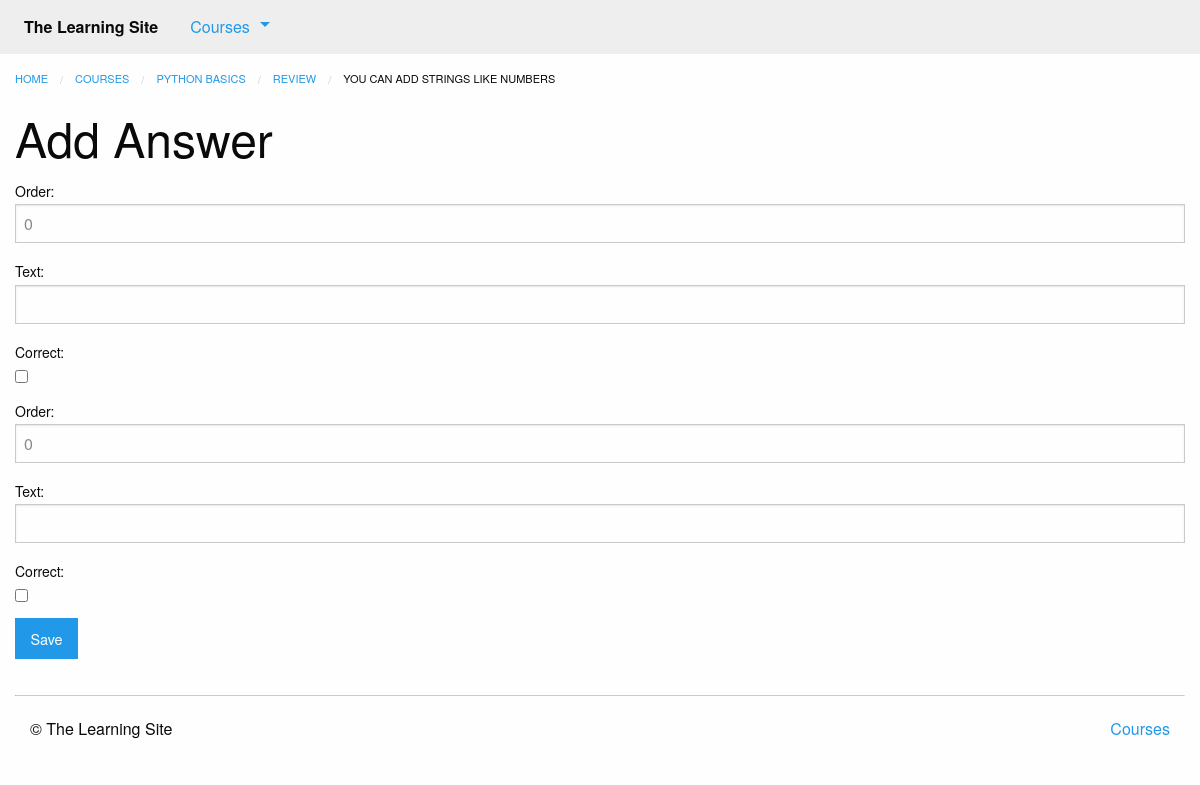
Page /courses/1/create_answer/ (signed in) on the committed database.
### courses/models.py (models this page shows, shortened)
class Question(models.Model):
    quiz = models.ForeignKey(Quiz, on_delete=models.CASCADE)  # quiz属性是外键,主键是Question的id/pk
    order = models.IntegerField(default=0)
    prompt = models.TextField()
    class Meta:
        ordering = ['order', ]
    def __str__(self):
        return self.prompt

class Step(models.Model):
    title = models.CharField(max_length=255)
    description = models.TextField()
    order = models.IntegerField(default=0)
    course = models.ForeignKey(Course, on_delete=models.CASCADE)
    class Meta:
        abstract = True
        ordering = ['order', ]

class Quiz(Step):
    total_questions = models.IntegerField(default=4)
    class Meta:
        verbose_name_plural = 'Quizzes'

class Course(models.Model):
    created_at = models.DateTimeField(auto_now_add=True)
    title = models.CharField(max_length=255)
    description = models.TextField()

### courses/views.py (the view, shortened to what this page needs)
# urls.py: path('<int:question_pk>/create_answer/', views.answer_form, name='create_answer'),
@login_required
def answer_form(request, question_pk, answer_pk=None):
    question = get_object_or_404(models.Question, pk=question_pk)
    formset = forms.AnswerFormSet(queryset=question.answer_set.all())
    return render(request, 'courses/answer_form.html', {'question': question, 'formset': formset})

### courses/templatetags/course_extras.py (called while the page is built)
@register.inclusion_tag("courses/course_nav.html")
def nav_courses_list():
    courses = Course.objects.all()
    return {'courses': courses}

### courses/templates/courses/answer_form.html (shortened to what this page needs)
{% extends "courses/layout.html" %}
{% load course_extras %}
{% block breadcrumbs %}
    <li><a href="{% url 'courses:course_detail' pk=question.quiz.course.pk %}">{{ question.quiz.course.title }}</a></li>
    <li><a href="{% url 'courses:quiz_detail' course_pk=question.quiz.course.pk step_pk=question.quiz.pk %}">{{ question.quiz.title }}</a></li>
    <li>{{ question.prompt }}</li>
{% endblock %}
{% block content %}
    <div class="row columns">
        {{ block.super }}
    </div>
    <div class="row columns">
        <h1>Add Answer</h1>
        <form method="POST" action="">
            <section>
                {{ formset }}
            </section>
            <input type="submit" class="button" value="Save">
        </form>
    </div>
{% endblock %}

### rows in the picture
Question: quiz.course "PYTHON BASICS", quiz "REVIEW", prompt "YOU CAN ADD STRINGS LIKE NUMBERS"
